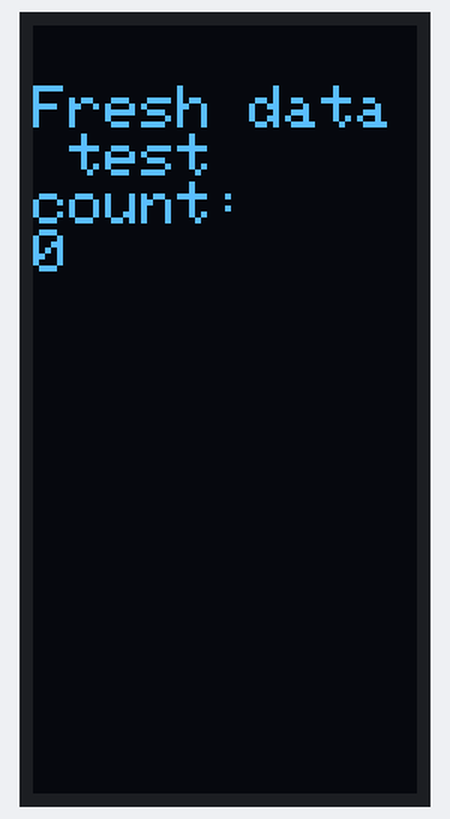
Simulated run of this sketch. Board: Arduino Uno, built with avr-gcc and run on an emulated ATmega328P. On the bench: 64×128 one-colour display. The display library's start-up logo is not drawn; what the sketch prints to the serial monitor is not drawn.

Above: at 1.4 s.
At 5.5 s:
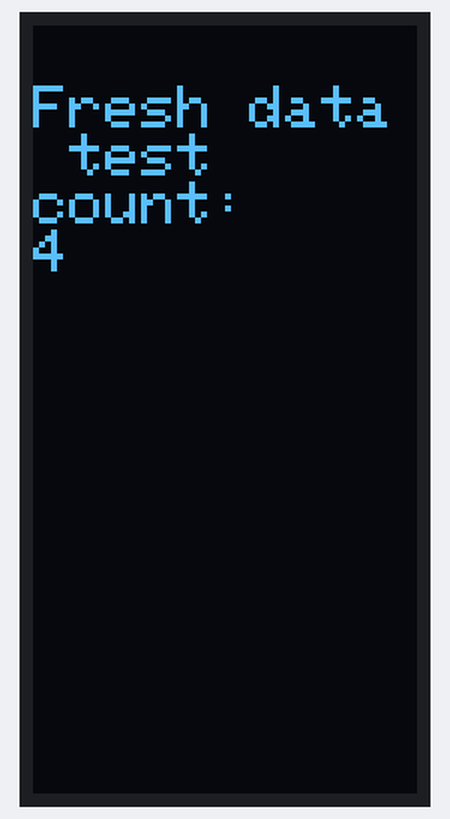
At 8.6 s:
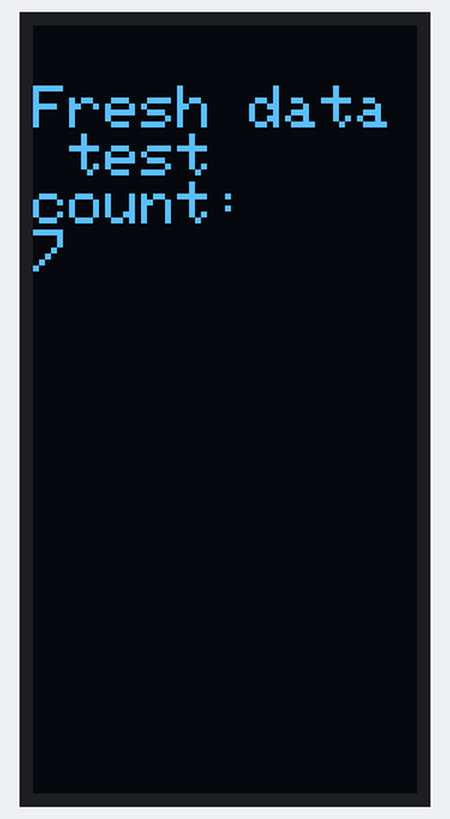
At 19.9 s:
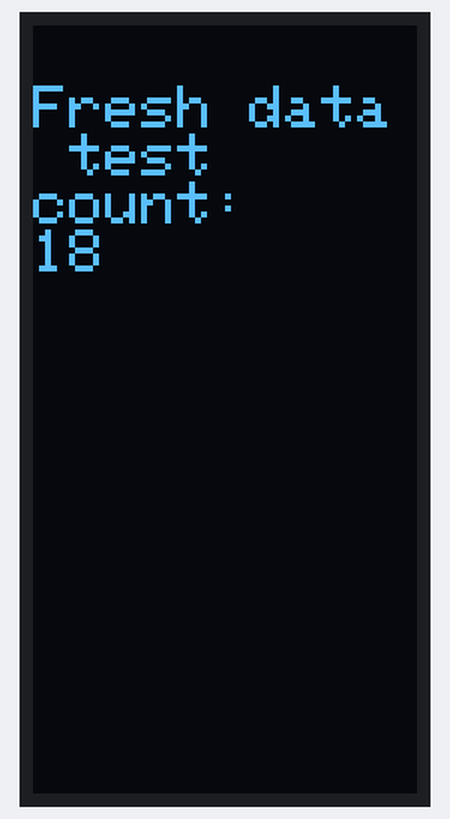
At 29.2 s:
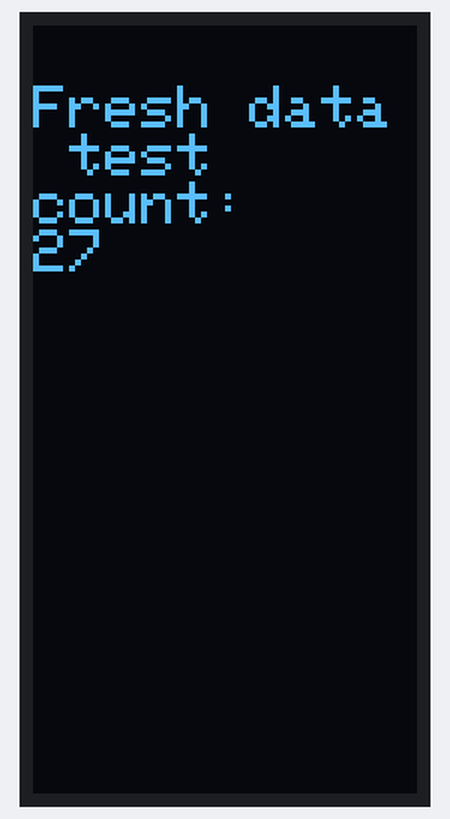
At 38.5 s:
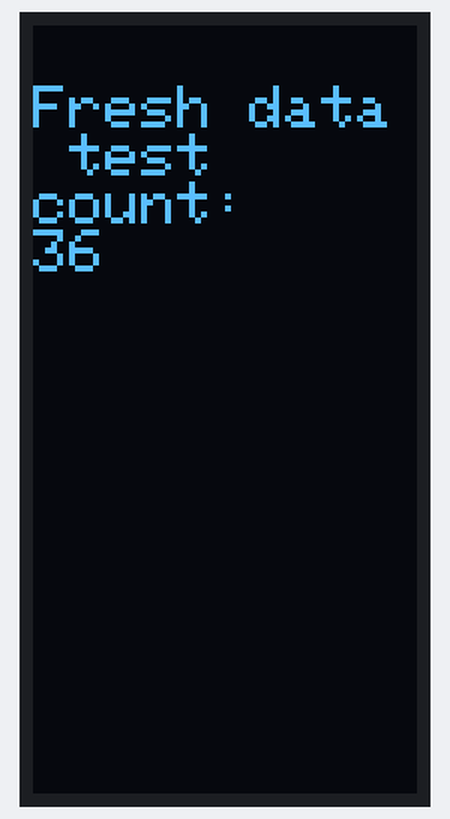

The sketch:

mpu_display_test.ino
```cpp
//#include <SPI.h>
#include <Wire.h>
#include <Adafruit_GFX.h>
#include <Adafruit_SH110X.h>
#include <Adafruit_Sensor.h>
#include <Adafruit_MPU6050.h>

Adafruit_MPU6050 mpu;
Adafruit_SH1107 display = Adafruit_SH1107(64, 128, &Wire);
void setup() {
  // baud rate
  Serial.begin(115200);


  if (!mpu.begin(0x68)) {
    Serial.println("Failed to find MPU");
    while(1) {
      delay(10);
    }
  }
  Serial.println("MPU found");

    Serial.println("OLED test");
    delay(250); //wait for power up
    display.begin(0x3c, true); // default address

    Serial.println("OLED begun");

    display.display();
    delay(1000); // wait for splash screen

    display.clearDisplay();
    display.display();

}

void loop() {
  int counter = 0;
 // sensors_event_t a, g, t;
  //mpu.getEvent(&a, &g, &t);
 // Serial.println(g.gyro.x);
  display.clearDisplay();
  while (true) {
    display.clearDisplay();
    //Serial.println("MPU printout test");
    display.setTextSize(1);
    display.setTextColor(SH110X_WHITE);
    display.setCursor(0, 10);
    display.println("Fresh data test");
    display.println("count: ");
    display.print(counter);
    //Serial.println(g.gyro.x);
    display.display();
    delay(1000);
    counter++;
  }

}
```

Measured:
- what the display in image 0 shows lasts 1.0 s, from 1.4 s to 2.4 s
